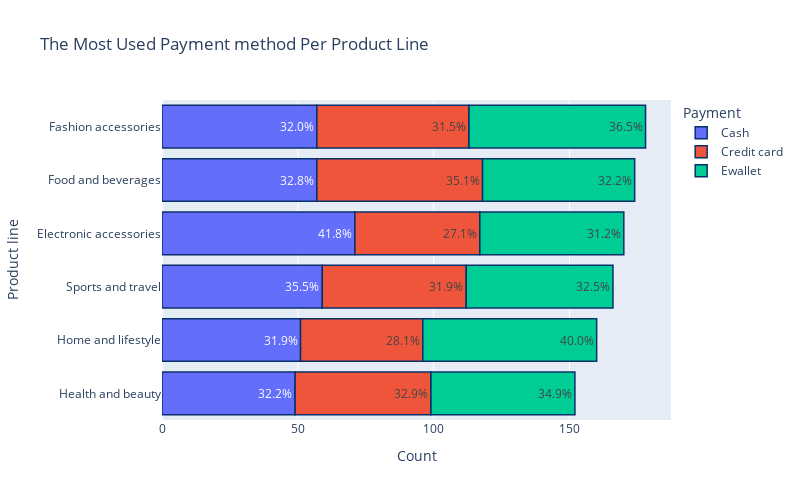

Notebook code cell kept with this figure:
### Markdown cell above
# The Most Used Payment method Per Product Line

### Code cell
# Count the occurrences of each product line-payment combination
counts = df.groupby(['Product line', 'Payment']).size().reset_index(name='Count')

# Calculate the total count for each product line
total_counts = counts.groupby('Product line').agg({'Count': 'sum'}).reset_index()

# Calculate the percentage of each count relative to the product line total
counts = counts.merge(total_counts, on='Product line', suffixes=('', '_total'))
counts['Percent'] = counts['Count'] / counts['Count_total'] * 100

# Create the bar chart using Plotly Express
fig = px.bar(counts, x='Count', y='Product line', orientation='h', color='Payment',
             title='The Most Used Payment method Per Product Line', width=800, height=500,
             text=counts['Percent'].round(1).astype(str) + '%')

fig.update_traces(textposition='inside', marker_line_color='rgb(8,48,107)', marker_line_width=1.5)
fig.update_layout(yaxis={'categoryorder':'total ascending'})
fig.update_xaxes(title_text='Count')
fig.update_yaxes(title_text='Product line')

# Show the chart
fig.show()

### Figure 1 — Plotly figure (JSON) as saved in the notebook; plotly's stock layout.template omitted (floating-point values rounded to 4 significant figures)
{"data": [{"alignmentgroup": "True", "hovertemplate": "Payment=Cash<br>Count=%{x}<br>Product line=%{y}<br>text=%{text}<extra></extra>", "legendgroup": "Cash", "marker": {"color": "#636efa", "line": {"color": "rgb(8,48,107)", "width": 1.5}, "pattern": {"shape": ""}}, "name": "Cash", "offsetgroup": "Cash", "orientation": "h", "showlegend": true, "text": ["41.8%", "32.0%", "32.8%", "32.2%", "31.9%", "35.5%"], "textposition": "inside", "type": "bar", "x": [71, 57, 57, 49, 51, 59], "xaxis": "x", "y": ["Electronic accessories", "Fashion accessories", "Food and beverages", "Health and beauty", "Home and lifestyle", "Sports and travel"], "yaxis": "y"}, {"alignmentgroup": "True", "hovertemplate": "Payment=Credit card<br>Count=%{x}<br>Product line=%{y}<br>text=%{text}<extra></extra>", "legendgroup": "Credit card", "marker": {"color": "#EF553B", "line": {"color": "rgb(8,48,107)", "width": 1.5}, "pattern": {"shape": ""}}, "name": "Credit card", "offsetgroup": "Credit card", "orientation": "h", "showlegend": true, "text": ["27.1%", "31.5%", "35.1%", "32.9%", "28.1%", "31.9%"], "textposition": "inside", "type": "bar", "x": [46, 56, 61, 50, 45, 53], "xaxis": "x", "y": ["Electronic accessories", "Fashion accessories", "Food and beverages", "Health and beauty", "Home and lifestyle", "Sports and travel"], "yaxis": "y"}, {"alignmentgroup": "True", "hovertemplate": "Payment=Ewallet<br>Count=%{x}<br>Product line=%{y}<br>text=%{text}<extra></extra>", "legendgroup": "Ewallet", "marker": {"color": "#00cc96", "line": {"color": "rgb(8,48,107)", "width": 1.5}, "pattern": {"shape": ""}}, "name": "Ewallet", "offsetgroup": "Ewallet", "orientation": "h", "showlegend": true, "text": ["31.2%", "36.5%", "32.2%", "34.9%", "40.0%", "32.5%"], "textposition": "inside", "type": "bar", "x": [53, 65, 56, 53, 64, 54], "xaxis": "x", "y": ["Electronic accessories", "Fashion accessories", "Food and beverages", "Health and beauty", "Home and lifestyle", "Sports and travel"], "yaxis": "y"}], "layout": {"barmode": "relative", "height": 500, "legend": {"title": {"text": "Payment"}, "tracegroupgap": 0}, "title": {"text": "The Most Used Payment method Per Product Line"}, "width": 800, "xaxis": {"anchor": "y", "domain": [0, 1], "title": {"text": "Count"}}, "yaxis": {"anchor": "x", "categoryorder": "total ascending", "domain": [0, 1], "title": {"text": "Product line"}}}}
